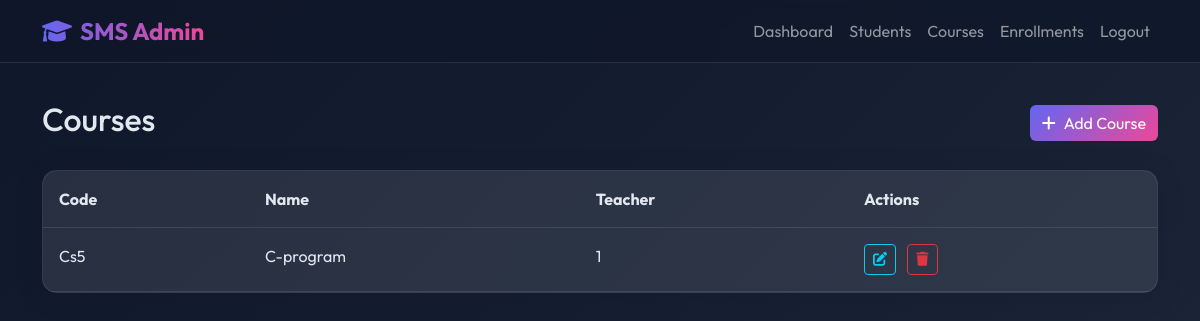
Page /courses/ (signed in) on the earlier database version.
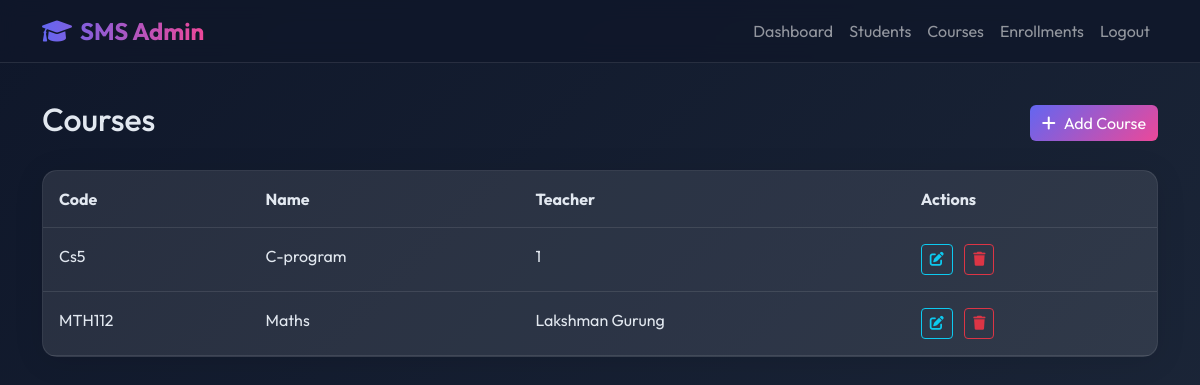
Same page on the later database version.
### core/models.py (models this page shows, shortened)
class Course(models.Model):
    name = models.CharField(max_length=100)
    code = models.CharField(max_length=10, unique=True)
    teacher = models.CharField(max_length=100, blank=True, null=True)

### core/views.py (the view)
# urls.py: path('courses/', views.courses_view, name='courses'),
@login_required
def courses_view(request):
    q = request.GET.get('q','')
    courses = Course.objects.filter(name__icontains=q) if q else Course.objects.all()
    return render(request, "core/courses.html", {"courses": courses})

### core/templates/core/courses.html
{% extends 'core/base.html' %}
{% block content %}
<div class="fade-in">
    <div class="d-flex justify-content-between align-items-center mb-4">
        <h2>Courses</h2>
        <a href="{% url 'course_create' %}" class="btn btn-primary"><i class="fas fa-plus me-2"></i>Add Course</a>
    </div>
    <div class="glass-card p-0">
        <table class="table mb-0">
            <thead>
                <tr>
                    <th class="p-3">Code</th>
                    <th class="p-3">Name</th>
                    <th class="p-3">Teacher</th>
                    <th class="p-3">Actions</th>
                </tr>
            </thead>
            <tbody>
                {% for course in courses %}
                <tr>
                    <td class="p-3">{{ course.code }}</td>
                    <td class="p-3">{{ course.name }}</td>
                    <td class="p-3">{{ course.teacher|default:"-" }}</td>
                    <td class="p-3">
                        <a href="{% url 'course_update' course.pk %}" class="btn btn-sm btn-outline-info me-2"><i
                                class="fas fa-edit"></i></a>
                        <a href="{% url 'course_delete' course.pk %}" class="btn btn-sm btn-outline-danger"><i
                                class="fas fa-trash"></i></a>
                    </td>
                </tr>
                {% empty %}
                <tr>
                    <td colspan="4" class="text-center p-4">No courses found.</td>
                </tr>
                {% endfor %}
            </tbody>
        </table>
    </div>
</div>
{% endblock %}

### core/templates/core/base.html (shortened to what this page needs)
<!DOCTYPE html>
{% load static %}
<html lang="en">
<head>
    <link href="https://cdn.jsdelivr.net/npm/bootstrap@5.3.0/dist/css/bootstrap.min.css" rel="stylesheet">
    <link href="{% static 'core/styles.css' %}" rel="stylesheet">
    <link rel="stylesheet" href="https://cdnjs.cloudflare.com/ajax/libs/font-awesome/6.0.0/css/all.min.css">
</head>
<body>
    <nav class="navbar navbar-expand-lg navbar-dark fixed-top">
        <div class="container">
            <a class="navbar-brand" href="{% url 'dashboard' %}"><i class="fas fa-graduation-cap me-2"></i>SMS Admin</a>
            <div class="collapse navbar-collapse">
                {% if user.is_authenticated %}
                <ul class="navbar-nav ms-auto">
                    <li class="nav-item"><a class="nav-link" href="{% url 'dashboard' %}">Dashboard</a></li>
                    <li class="nav-item"><a class="nav-link" href="{% url 'students' %}">Students</a></li>
                    <li class="nav-item"><a class="nav-link" href="{% url 'courses' %}">Courses</a></li>
                    <li class="nav-item"><a class="nav-link" href="{% url 'enrollments' %}">Enrollments</a></li>
                    <li class="nav-item"><a class="nav-link" href="{% url 'logout' %}">Logout</a></li>
                </ul>
                {% endif %}
            </div>
        </div>
    </nav>
    <div class="container" style="margin-top: 100px;">
        {% block content %}{% endblock %}
    </div>
</body>
</html>

### core/static/core/styles.css (style rules this page uses)
:root { --primary-color: #6366f1; --secondary-color: #ec4899; --background-gradient: linear-gradient(135deg, #0f172a 0%, #1e293b 100%); --glass-bg: rgba(255, 255, 255, 0.05); --glass-border: 1px solid rgba(255, 255, 255, 0.1); --text-color: #e2e8f0; }
body { font-family: 'Outfit', sans-serif; background: var(--background-gradient); color: var(--text-color); min-height: 100vh; }
.navbar { background: rgba(15, 23, 42, 0.8) !important; backdrop-filter: blur(10px); border-bottom: var(--glass-border); }
.navbar-brand { font-weight: 700; font-size: 1.5rem; background: linear-gradient(to right, var(--primary-color), var(--secondary-color)); -webkit-background-clip: text; -webkit-text-fill-color: transparent; }
.glass-card { background: var(--glass-bg); backdrop-filter: blur(12px); border: var(--glass-border); border-radius: 15px; padding: 2rem; box-shadow: 0 4px 30px rgba(0, 0, 0, 0.1); transition: transform 0.3s ease; }
.btn-primary { background: linear-gradient(135deg, var(--primary-color), var(--secondary-color)); border: none; transition: all 0.3s ease; }
.table { color: var(--text-color); background: var(--glass-bg); border-radius: 10px; overflow: hidden; }
.table th, .table td { background: transparent; color: var(--text-color); border-color: rgba(255, 255, 255, 0.1); }
.fade-in { animation: fadeIn 0.8s ease-out forwards; }

Differences in the rows shown:
added Course: code "MTH112", name "Maths", teacher "Lakshman Gurung"
